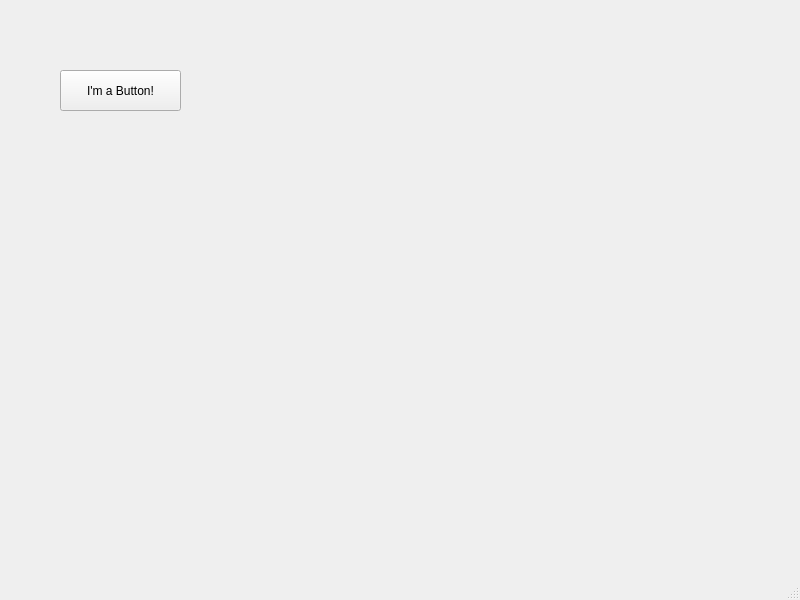
<?xml version="1.0" encoding="UTF-8"?>
<ui version="4.0">
 <class>MainWindow</class>
 <widget class="QMainWindow" name="MainWindow">
  <property name="geometry">
   <rect>
    <x>0</x>
    <y>0</y>
    <width>800</width>
    <height>600</height>
   </rect>
  </property>
  <property name="windowTitle">
   <string>MainWindow</string>
  </property>
  <widget class="QWidget" name="centralwidget">
   <widget class="QPushButton" name="pushButton">
    <property name="geometry">
     <rect>
      <x>60</x>
      <y>70</y>
      <width>121</width>
      <height>41</height>
     </rect>
    </property>
    <property name="text">
     <string>I'm a Button!</string>
    </property>
   </widget>
  </widget>
  <widget class="QMenuBar" name="menubar">
   <property name="geometry">
    <rect>
     <x>0</x>
     <y>0</y>
     <width>800</width>
     <height>21</height>
    </rect>
   </property>
  </widget>
  <widget class="QStatusBar" name="statusbar"/>
 </widget>
 <resources/>
 <connections/>
</ui>
